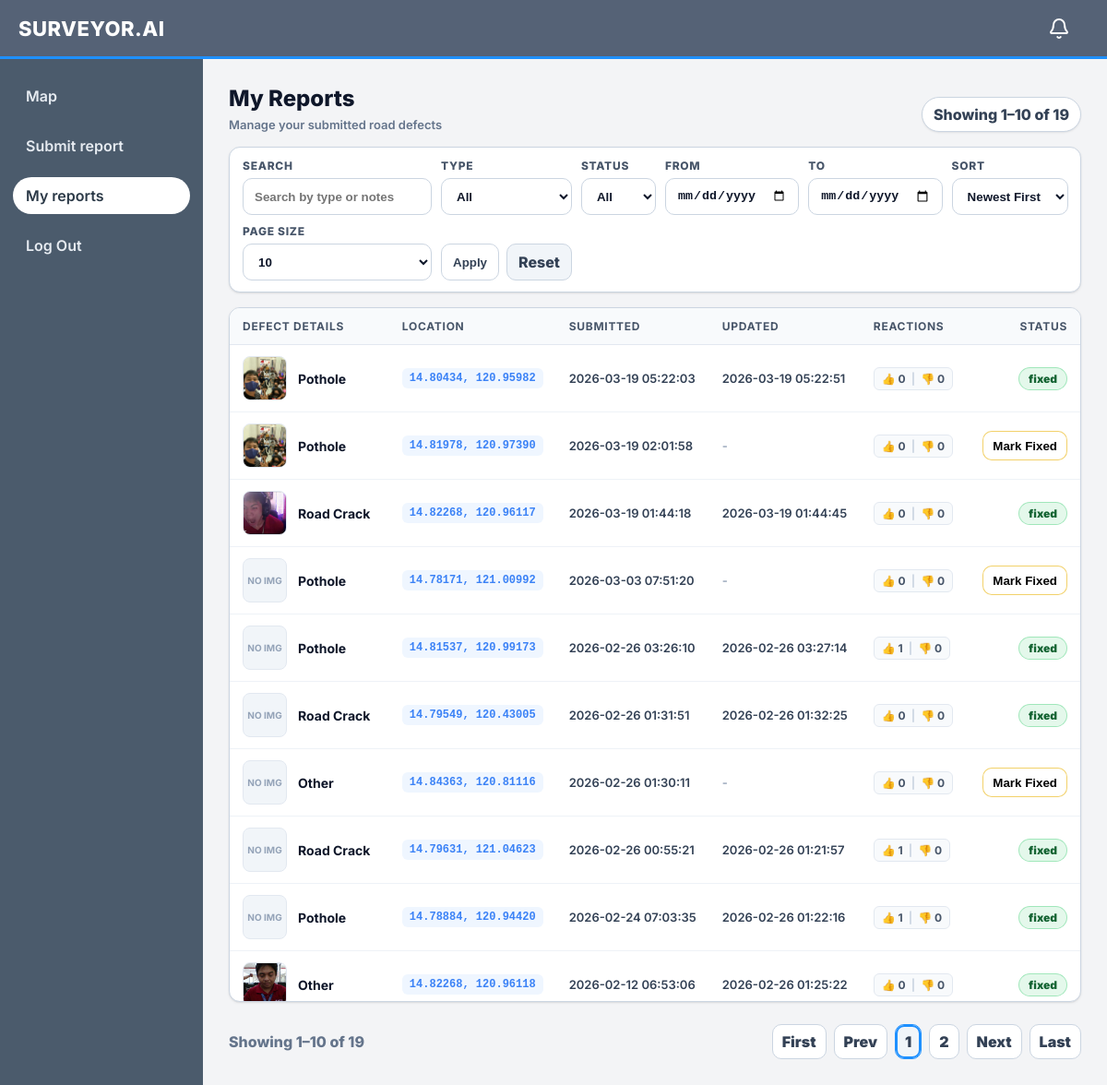
Screenshot of /my-reports (signed in) with the database file from the repository.
### app.py (models this page shows)
class Report(db.Model):
    id = db.Column(db.Integer, primary_key=True)
    user_id = db.Column(db.Integer, db.ForeignKey('user.id'), nullable=False, index=True)
    title = db.Column(db.String(200), nullable=False)
    body = db.Column(db.Text, nullable=False)
    latitude = db.Column(db.Float, nullable=True)
    longitude = db.Column(db.Float, nullable=True)
    obstruction_type = db.Column(db.String(50), nullable=True)
    photo_path = db.Column(db.String(512), nullable=True)
    created_at = db.Column(db.Integer, nullable=False, default=lambda: int(time.time()))
    status_updated_at = db.Column(db.Integer, nullable=True, default=lambda: int(time.time()))
    is_fixed = db.Column(db.Boolean, nullable=False, default=False)
    fixed_at = db.Column(db.Integer, nullable=True)
    is_false_report = db.Column(db.Boolean, nullable=False, default=False)
    thumbs_up_count = db.Column(db.Integer, nullable=False, default=0)
    thumbs_down_count = db.Column(db.Integer, nullable=False, default=0)
    @property
    def created_at_iso(self) -> str:
        try:
            return time.strftime('%Y-%m-%d %H:%M:%S', time.gmtime(int(self.created_at)))
        except Exception:
            return str(self.created_at)
    @property
    def status_updated_at_iso(self) -> str:
        try:
            val = int(self.status_updated_at) if self.status_updated_at else int(self.created_at)
            return time.strftime('%Y-%m-%d %H:%M:%S', time.gmtime(val))
        except Exception:
            return ''

### app.py (the view, shortened to what this page needs)
@app.route('/my-reports')
def my_reports_page():
    current_user = _require_role('user')
    if not isinstance(current_user, User):
        return current_user
    q = (request.args.get('q') or '').strip()
    type_filter = (request.args.get('type') or '').strip().lower()
    status_filter = (request.args.get('status') or '').strip().lower()
    start_date = (request.args.get('start_date') or '').strip()
    end_date = (request.args.get('end_date') or '').strip()
    sort = (request.args.get('sort') or 'date_desc').strip().lower()
    try:
        page = max(1, int(request.args.get('page', '1')))
    except Exception:
        page = 1
    try:
        per_page = int(request.args.get('per_page', '10'))
    except Exception:
        per_page = 10
    if per_page not in (10, 20, 50):
        per_page = 10
    query = Report.query.filter(Report.user_id == int(current_user.id))
    if start_date:
        try:
            start_ts = int(time.mktime(time.strptime(start_date, "%Y-%m-%d")))
            query = query.filter(Report.created_at >= start_ts)
        except ValueError:
            pass
    if end_date:
        try:
            end_ts = int(time.mktime(time.strptime(end_date, "%Y-%m-%d"))) + 86399
            query = query.filter(Report.created_at <= end_ts)
        except ValueError:
            pass
    query = query.filter(Report.is_false_report == False)
    if sort == 'date_asc':
        query = query.order_by(asc(Report.created_at), asc(Report.id))
    elif sort == 'type':
        query = query.order_by(asc(Report.obstruction_type), desc(Report.created_at), desc(Report.id))
    else:
        sort = 'date_desc'
        query = query.order_by(desc(Report.created_at), desc(Report.id))
    total = query.count()
    pages = max(1, (total + per_page - 1) // per_page)
    if page > pages:
        page = pages
    offset = (page - 1) * per_page
    reports = query.limit(per_page).offset(offset).all()
    start = 0 if total == 0 else offset + 1
    end = 0 if total == 0 else min(total, offset + len(reports))
    return render_template(
        '/my_reports.html',
        current_user=current_user,
        is_admin=False,
        reports=reports,
        q=q,
        type_filter=type_filter,
        status_filter=status_filter,
        start_date=start_date,
        end_date=end_date,
        sort=sort,
        per_page=per_page,
        page=page,
        pages=pages,
        total=total,
        start=start,
        end=end,
    )

### app.py (called while the page is built, shortened)
def _get_current_user():
    uid = session.get('user_id')
    if not uid:
        return None
    try:
        return User.query.get(int(uid))
    except Exception:
        return None

@app.before_request
def _block_writes_during_restore():
    if not RESTORE_STATE.get("in_progress"):
        return None

def _login_required():
    cu = _get_current_user()
    if not cu:
        return redirect(url_for('login', next=request.path))
    return cu

def _require_role(*roles):
    cu = _login_required()
    if not isinstance(cu, User):
        return cu
    role = str(getattr(cu, 'role', '') or '').strip().lower()
    allowed = {str(r).strip().lower() for r in roles}
    if role not in allowed:
        abort(403)
    return cu

@app.context_processor
def inject_notifications():
    uid = session.get('user_id')
    count = 0
    if uid:
        try:
            count = Notification.query.filter_by(user_id=int(uid), is_read=False).count()
        except Exception:
            pass
    return dict(unread_notifications_count=count)

@app.before_request
def _ensure_gps_started():
    global _gps_started
    if not _gps_started:
        ensure_gps_thread()
        _gps_started = True

### templates/my_reports.html (shortened to what this page needs)
<!DOCTYPE html>
<html>
  <head>
    <link rel="stylesheet" href="{{ url_for('static', filename='css/users.css') }}" />
    <link rel="stylesheet" href="{{ url_for('static', filename='css/my_reports.css') }}" />
  </head>
  <body>
    <header class="topbar">
      <div class="brand">SURVEYOR.AI</div>
      <a href="/notifications" style="margin-left:auto; margin-right:12px; position:relative; display:flex; align-items:center; justify-content:center; width:40px; height:40px; border-radius:8px; text-decoration:none;" title="Notifications">
        <img src="{{ url_for('static', filename='icons/bell.svg') }}" width="24" height="24" alt="Notifications" style="filter: brightness(0) invert(1);" />
      </a>
    </header>
    <div class="layout">
      <aside class="sidebar">
        <nav class="nav">
          <a href="/map">Map</a>
          <a href="/reports">Submit report</a>
          <a class="active" href="/my-reports">My reports</a>
          <a href="/logout">Log Out</a>
        </nav>
      </aside>
      <main class="main">
        <div class="page">
          <div class="page-header">
            <div>
              <div class="title">My Reports</div>
              <div class="subtitle">Manage your submitted road defects</div>
            </div>
            <div class="count">Showing {{ start }}–{{ end }} of {{ total }}</div>
          </div>
          <div class="controls card">
            <form class="controls-inner" method="get" action="{{ url_for('my_reports_page') }}">
              <div class="control-row my-reports-filters">
                <div class="control">
                  <label class="control-label" for="q">Search</label>
                  <input id="q" class="control-input" type="text" name="q" value="{{ q or '' }}" placeholder="Search by type or notes" />
                </div>
                <div class="control">
                  <label class="control-label" for="type">Type</label>
                  <select id="type" class="control-input" name="type">
                    <option value="" {% if not type_filter %}selected{% endif %}>All</option>
                  </select>
                </div>
                <div class="control">
                  <label class="control-label" for="status">Status</label>
                  <select id="status" class="control-input" name="status">
                    <option value="" {% if not status_filter %}selected{% endif %}>All</option>
                  </select>
                </div>
                <div class="control">
                  <label class="control-label" for="start_date">From</label>
                  <input id="start_date" class="control-input" type="date" name="start_date" value="{{ start_date or '' }}" />
                </div>
                <div class="control">
                  <label class="control-label" for="end_date">To</label>
                  <input id="end_date" class="control-input" type="date" name="end_date" value="{{ end_date or '' }}" />
                </div>
                <div class="control">
                  <label class="control-label" for="sort">Sort</label>
                  <select id="sort" class="control-input" name="sort">
                    <option value="date_desc" {% if sort == 'date_desc' %}selected{% endif %}>Newest First</option>
                  </select>
                </div>
                <div class="control">
                  <label class="control-label" for="per_page">Page size</label>
                  <select id="per_page" class="control-input" name="per_page">
                    <option value="10" {% if per_page == 10 %}selected{% endif %}>10</option>
                  </select>
                </div>
                <div class="control actions">
                  <button class="btn" type="submit">Apply</button>
                  <a class="btn secondary" href="{{ url_for('my_reports_page') }}">Reset</a>
                </div>
              </div>
            </form>
          </div>
          <div class="card">
            <div class="table-wrap tall">
              <table class="table" aria-label="My reports table">
                <thead>
                  <tr>
                    <th style="width: 25%;">Defect Details</th>
                    <th style="width: 15%;">Location</th>
                    <th style="width: 15%;">Submitted</th>
                    <th style="width: 15%;">Updated</th>
                    <th style="width: 15%;">Reactions</th>
                    <th style="width: 15%; text-align: right;">Status</th>
                  </tr>
                </thead>
                <tbody>
                  {% if reports and reports|length > 0 %}
                    {% for r in reports %}
                      <tr>
                        <td>
                          <div class="report-cell">
                            <a class="report-thumb"
                               {% if r.photo_path %}href="{{ url_for('static', filename=r.photo_path) }}" target="_blank" rel="noopener"{% endif %}>
                              {% if r.photo_path %}
                                <img src="{{ url_for('static', filename=r.photo_path) }}" alt="Evidence">
                              {% else %}
                                <span>No Img</span>
                              {% endif %}
                            </a>
                            <div class="report-info">
                              <div class="report-type">{{ r.obstruction_type or 'Unknown' }}</div>
                            </div>
                          </div>
                        </td>
                        <td>
                          {% if r.latitude is not none and r.longitude is not none %}
                            <a href="{{ url_for('map_page', lat=r.latitude, lng=r.longitude) }}" class="coords-link" title="View on map">
                              {{ '%.5f'|format(r.latitude) }}, {{ '%.5f'|format(r.longitude) }}
                            </a>
                          {% else %}
                            <span class="muted" style="font-size:12px;">No location</span>
                          {% endif %}
                        </td>
                        <td>
                          <div class="timestamp-cell" style="font-size: 13px; color: #334155;">{{ r.created_at_iso }}</div>
                        </td>
                        <td>
                          <div class="timestamp-cell" style="font-size: 13px; color: #334155;">
                            {% if r.status_updated_at and r.status_updated_at != r.created_at %}
                              {{ r.status_updated_at_iso }}
                            {% else %}
                              <span style="color: #94a3b8;">-</span>
                            {% endif %}
                          </div>
                        </td>
                        <td>
                          <div class="reaction-pill">
                            <span title="Thumbs Up">👍 {{ r.thumbs_up_count }}</span>
                            <span style="color:#cbd5e1">|</span>
                            <span title="Thumbs Down">👎 {{ r.thumbs_down_count }}</span>
                          </div>
                        </td>
                        <td style="text-align: right;">
                          {% if r.is_fixed %}
                            <span class="badge badge--active">Fixed</span>
                          {% else %}
                            <button class="mini-btn warn" onclick="markAsFixed({{ r.id }})" title="Mark as Fixed">
                              Mark Fixed
                            </button>
                          {% endif %}
                        </td>
                      </tr>
                    {% endfor %}
                  {% endif %}
                </tbody>
              </table>
            </div>
          </div>
          <div class="pagination">
            <div class="range">Showing {{ start }}–{{ end }} of {{ total }}</div>
            <div class="pager">
              <a class="page-btn" href="{{ url_for('my_reports_page', q=q, type=type_filter, status=status_filter, sort=sort, per_page=per_page, page=1) }}">First</a>
              <a class="page-btn" href="{{ url_for('my_reports_page', q=q, type=type_filter, status=status_filter, sort=sort, per_page=per_page, page=(page-1 if page>1 else 1)) }}">Prev</a>
              {% set start_page = (page - 2) if (page - 2) > 1 else 1 %}
              {% set end_page = (page + 2) if (page + 2) < pages else pages %}
              {% for p in range(start_page, end_page + 1) %}
                <a class="page-num {% if p == page %}active{% endif %}" href="{{ url_for('my_reports_page', q=q, type=type_filter, status=status_filter, sort=sort, per_page=per_page, page=p) }}">{{ p }}</a>
              {% endfor %}
              <a class="page-btn" href="{{ url_for('my_reports_page', q=q, type=type_filter, status=status_filter, sort=sort, per_page=per_page, page=(page+1 if page<pages else pages)) }}">Next</a>
              <a class="page-btn" href="{{ url_for('my_reports_page', q=q, type=type_filter, status=status_filter, sort=sort, per_page=per_page, page=pages) }}">Last</a>
            </div>
          </div>
        </div>
      </main>
    </div>
  </body>
</html>

### static/css/my_reports.css (style rules this page uses)
.report-cell { display: flex; align-items: center; gap: 12px; }
.report-thumb { width: 48px; height: 48px; border-radius: 8px; background: #f1f5f9; border: 1px solid #e2e8f0; overflow: hidden; flex-shrink: 0; display: flex; align-items: center; justify-content: center; color: #94a3b8; font-size: 10px; font-weight: 700; text-transform: uppercase; }
.report-thumb img { width: 100%; height: 100%; object-fit: cover; }
.report-info { display: flex; flex-direction: column; gap: 2px; }
.report-type { font-weight: 700; color: #0f172a; font-size: 14px; }
.reaction-pill { display: inline-flex; align-items: center; gap: 6px; background: #f8fafc; border: 1px solid #e2e8f0; padding: 4px 8px; border-radius: 6px; font-size: 12px; font-weight: 700; color: #475569; }

### rows the page displays
Report: photo_path (picture), obstruction_type "Pothole", latitude "14.80434", longitude "120.95982", created_at_iso "2026-03-19 05:22:03", status_updated_at_iso "2026-03-19 05:22:51", thumbs_up_count "0", thumbs_down_count "0", is_fixed "fixed"
Report: photo_path (picture), obstruction_type "Pothole", latitude "14.81978", longitude "120.97390", created_at_iso "2026-03-19 02:01:58", thumbs_up_count "0", thumbs_down_count "0"
Report: photo_path (picture), obstruction_type "Road Crack", latitude "14.82268", longitude "120.96117", created_at_iso "2026-03-19 01:44:18", status_updated_at_iso "2026-03-19 01:44:45", thumbs_up_count "0", thumbs_down_count "0", is_fixed "fixed"
Report: shows "NO IMG", obstruction_type "Pothole", latitude "14.78171", longitude "121.00992", created_at_iso "2026-03-03 07:51:20", thumbs_up_count "0", thumbs_down_count "0"
Report: shows "NO IMG", obstruction_type "Pothole", latitude "14.81537", longitude "120.99173", created_at_iso "2026-02-26 03:26:10", status_updated_at_iso "2026-02-26 03:27:14", thumbs_up_count "1", thumbs_down_count "0", is_fixed "fixed"
Report: shows "NO IMG", obstruction_type "Road Crack", latitude "14.79549", longitude "120.43005", created_at_iso "2026-02-26 01:31:51", status_updated_at_iso "2026-02-26 01:32:25", thumbs_up_count "0", thumbs_down_count "0", is_fixed "fixed"
Report: shows "NO IMG", obstruction_type "Other", latitude "14.84363", longitude "120.81116", created_at_iso "2026-02-26 01:30:11", thumbs_up_count "0", thumbs_down_count "0"
Report: shows "NO IMG", obstruction_type "Road Crack", latitude "14.79631", longitude "121.04623", created_at_iso "2026-02-26 00:55:21", status_updated_at_iso "2026-02-26 01:21:57", thumbs_up_count "1", thumbs_down_count "0", is_fixed "fixed"
Report: shows "NO IMG", obstruction_type "Pothole", latitude "14.78884", longitude "120.94420", created_at_iso "2026-02-24 07:03:35", status_updated_at_iso "2026-02-26 01:22:16", thumbs_up_count "1", thumbs_down_count "0", is_fixed "fixed"
Report: photo_path (picture), obstruction_type "Other", latitude "14.82268", longitude "120.96118", created_at_iso "2026-02-12 06:53:06", status_updated_at_iso "2026-02-26 01:25:22", thumbs_up_count "0", thumbs_down_count "0", is_fixed "fixed"

### other values shown
{{ start }} "1"
{{ end }} "10"
{{ total }} "19"
{{ p }} "1" "2"
